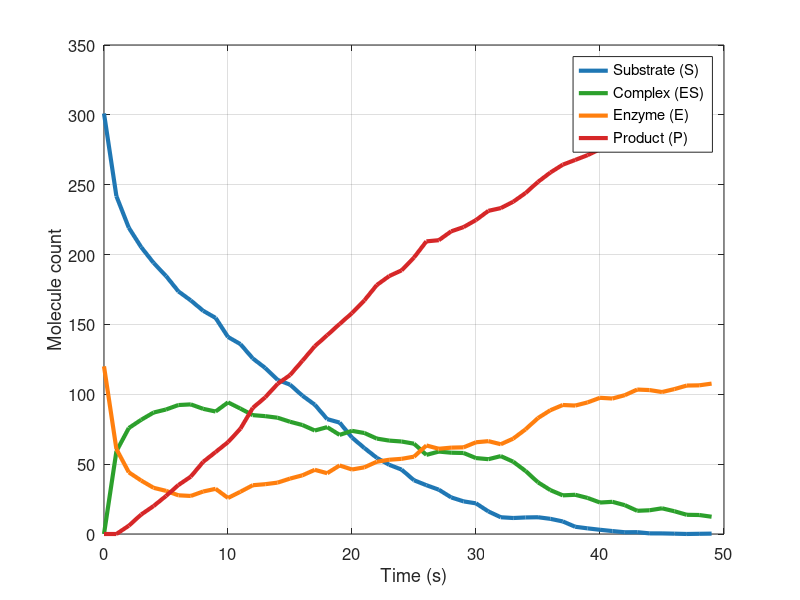

Reproduce this figure in MATLAB.
function CLE_MM()
    % Parameters and Initial Conditions
    nA = 6.023e23;
    vol = 1e-15;
    c = [1e6/(nA*vol); 1e-4; 0.1];
    % Stoichiometric matrix
    V = [-1  1  0; -1  1  1; 1 -1 -1; 0  0  1];
    % Initial state
    X = [round(5e-7*nA*vol); round(2e-7*nA*vol); 0; 0];
    % Simulation setup
    t = 0;
    tfinal = 49;
    results = [t X'];
    % Fixed time step for tau-leaping 
    tau = 1; 
    
    tic;
    % CLE simulation
    while t < tfinal
        
        % Evaluate propensities
        a = [c(1)*X(1)*X(2)   % S+E->ES
             c(2)*X(3)         % ES->S+E
             c(3)*X(3)];       % ES->P+E
        
        % Generate normal random variables / update state
        xi = randn(3,1);
        X_new = X + V(:,1:3) * a * tau + V(:,1:3) * (sqrt(a .* tau) .* xi);
        
        % Update state, time, and results
        X = X_new;
        t = t + tau;
        results(end+1,:) = [t X'];
    end
    
    elapsed_time = toc;
    fprintf('Simulation time: %.4f seconds\n', elapsed_time);

    % Plot
    figure('Color','white');
    plot(results(:,1), results(:,2), 'LineWidth', 3, 'Color', '#1f77b4'); % S
    hold on;
    plot(results(:,1), results(:,4), 'LineWidth', 3, 'Color', '#2ca02c'); % ES
    plot(results(:,1), results(:,3), 'LineWidth', 3, 'Color', '#ff7f0e'); % E
    plot(results(:,1), results(:,5), 'LineWidth', 3, 'Color', '#d62728'); % P
    hold off;
    
    legend({'Substrate (S)','Complex (ES)','Enzyme (E)','Product (P)'}, ...
           'Location', 'best', 'FontSize', 16);
    xlabel('Time (s)'); 
    ylabel('Molecule count');
    grid on;
    set(gca, 'FontSize', 12);
end
